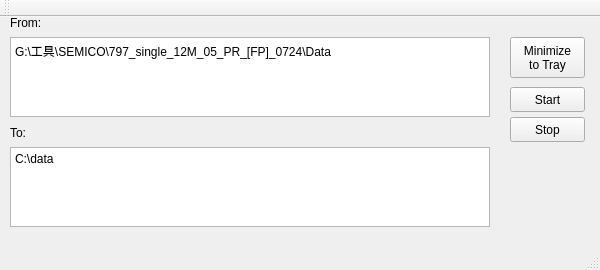
<?xml version="1.0" encoding="UTF-8"?>
<ui version="4.0">
 <class>start</class>
 <widget class="QMainWindow" name="start">
  <property name="geometry">
   <rect>
    <x>0</x>
    <y>0</y>
    <width>600</width>
    <height>270</height>
   </rect>
  </property>
  <property name="windowTitle">
   <string>AutoCopy</string>
  </property>
  <property name="animated">
   <bool>true</bool>
  </property>
  <widget class="QWidget" name="centralWidget">
   <widget class="QPushButton" name="pushButton_Minimize">
    <property name="geometry">
     <rect>
      <x>510</x>
      <y>20</y>
      <width>75</width>
      <height>41</height>
     </rect>
    </property>
    <property name="toolTip">
     <string>&lt;html&gt;&lt;head/&gt;&lt;body&gt;&lt;p&gt;MiniMize Window&lt;/p&gt;&lt;p&gt;&lt;br/&gt;&lt;/p&gt;&lt;/body&gt;&lt;/html&gt;</string>
    </property>
    <property name="text">
     <string>Minimize
to Tray</string>
    </property>
   </widget>
   <widget class="QTextEdit" name="from">
    <property name="geometry">
     <rect>
      <x>10</x>
      <y>20</y>
      <width>480</width>
      <height>80</height>
     </rect>
    </property>
    <property name="html">
     <string>&lt;!DOCTYPE HTML PUBLIC &quot;-//W3C//DTD HTML 4.0//EN&quot; &quot;http://www.w3.org/TR/REC-html40/strict.dtd&quot;&gt;
&lt;html&gt;&lt;head&gt;&lt;meta name=&quot;qrichtext&quot; content=&quot;1&quot; /&gt;&lt;style type=&quot;text/css&quot;&gt;
p, li { white-space: pre-wrap; }
&lt;/style&gt;&lt;/head&gt;&lt;body style=&quot; font-family:'SimSun'; font-size:9pt; font-weight:400; font-style:normal;&quot;&gt;
&lt;p style=&quot; margin-top:0px; margin-bottom:0px; margin-left:0px; margin-right:0px; -qt-block-indent:0; text-indent:0px;&quot;&gt;G:\工具\SEMICO\797_single_12M_05_PR_[FP]_0724\Data&lt;/p&gt;&lt;/body&gt;&lt;/html&gt;</string>
    </property>
   </widget>
   <widget class="QTextEdit" name="to">
    <property name="geometry">
     <rect>
      <x>10</x>
      <y>130</y>
      <width>480</width>
      <height>80</height>
     </rect>
    </property>
    <property name="html">
     <string>&lt;!DOCTYPE HTML PUBLIC &quot;-//W3C//DTD HTML 4.0//EN&quot; &quot;http://www.w3.org/TR/REC-html40/strict.dtd&quot;&gt;
&lt;html&gt;&lt;head&gt;&lt;meta name=&quot;qrichtext&quot; content=&quot;1&quot; /&gt;&lt;style type=&quot;text/css&quot;&gt;
p, li { white-space: pre-wrap; }
&lt;/style&gt;&lt;/head&gt;&lt;body style=&quot; font-family:'SimSun'; font-size:9pt; font-weight:400; font-style:normal;&quot;&gt;
&lt;p style=&quot; margin-top:0px; margin-bottom:0px; margin-left:0px; margin-right:0px; -qt-block-indent:0; text-indent:0px;&quot;&gt;C:\data&lt;/p&gt;&lt;/body&gt;&lt;/html&gt;</string>
    </property>
   </widget>
   <widget class="QLabel" name="label">
    <property name="geometry">
     <rect>
      <x>10</x>
      <y>0</y>
      <width>54</width>
      <height>12</height>
     </rect>
    </property>
    <property name="text">
     <string>From:</string>
    </property>
   </widget>
   <widget class="QLabel" name="label_2">
    <property name="geometry">
     <rect>
      <x>10</x>
      <y>110</y>
      <width>54</width>
      <height>12</height>
     </rect>
    </property>
    <property name="text">
     <string>To:</string>
    </property>
   </widget>
   <widget class="QPushButton" name="pushButton_Start">
    <property name="geometry">
     <rect>
      <x>510</x>
      <y>70</y>
      <width>75</width>
      <height>25</height>
     </rect>
    </property>
    <property name="toolTip">
     <string>&lt;html&gt;&lt;head/&gt;&lt;body&gt;&lt;p&gt;MiniMize Window&lt;/p&gt;&lt;p&gt;&lt;br/&gt;&lt;/p&gt;&lt;/body&gt;&lt;/html&gt;</string>
    </property>
    <property name="text">
     <string>Start</string>
    </property>
   </widget>
   <widget class="QPushButton" name="pushButton_Stop">
    <property name="geometry">
     <rect>
      <x>510</x>
      <y>100</y>
      <width>75</width>
      <height>25</height>
     </rect>
    </property>
    <property name="toolTip">
     <string>&lt;html&gt;&lt;head/&gt;&lt;body&gt;&lt;p&gt;MiniMize Window&lt;/p&gt;&lt;p&gt;&lt;br/&gt;&lt;/p&gt;&lt;/body&gt;&lt;/html&gt;</string>
    </property>
    <property name="text">
     <string>Stop</string>
    </property>
   </widget>
  </widget>
  <widget class="QToolBar" name="mainToolBar">
   <attribute name="toolBarArea">
    <enum>TopToolBarArea</enum>
   </attribute>
   <attribute name="toolBarBreak">
    <bool>false</bool>
   </attribute>
  </widget>
  <widget class="QStatusBar" name="statusBar"/>
  <widget class="QMenuBar" name="menuBar">
   <property name="geometry">
    <rect>
     <x>0</x>
     <y>0</y>
     <width>600</width>
     <height>23</height>
    </rect>
   </property>
  </widget>
 </widget>
 <layoutdefault spacing="6" margin="11"/>
 <resources>
  <include location="AutoCopy.qrc"/>
 </resources>
 <connections/>
</ui>
